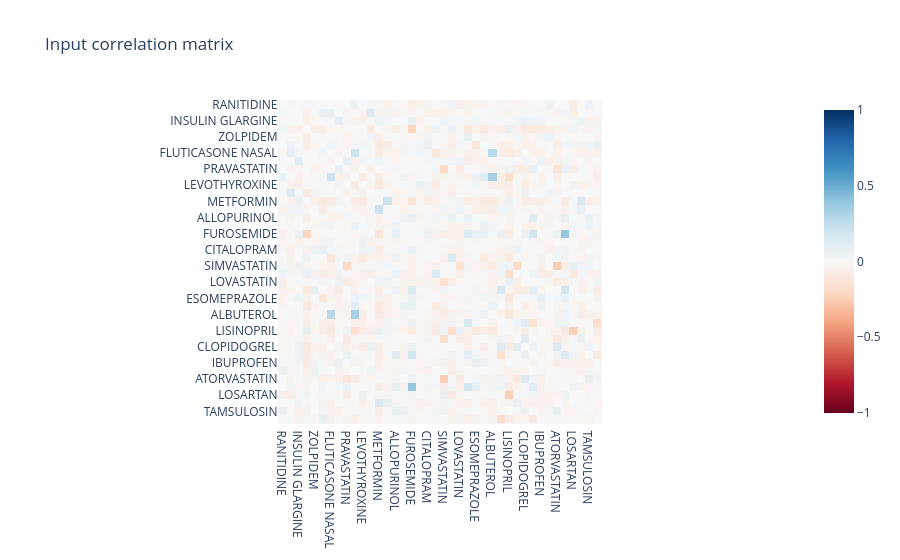
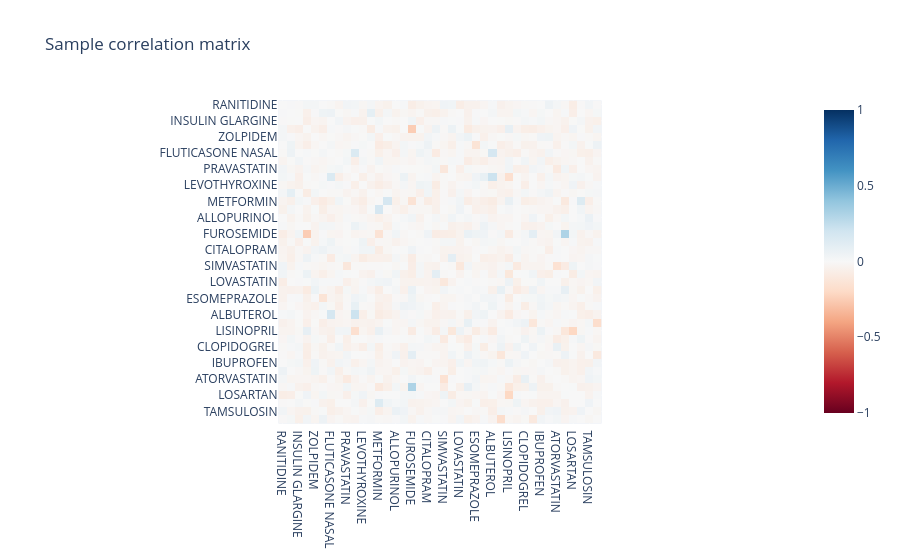
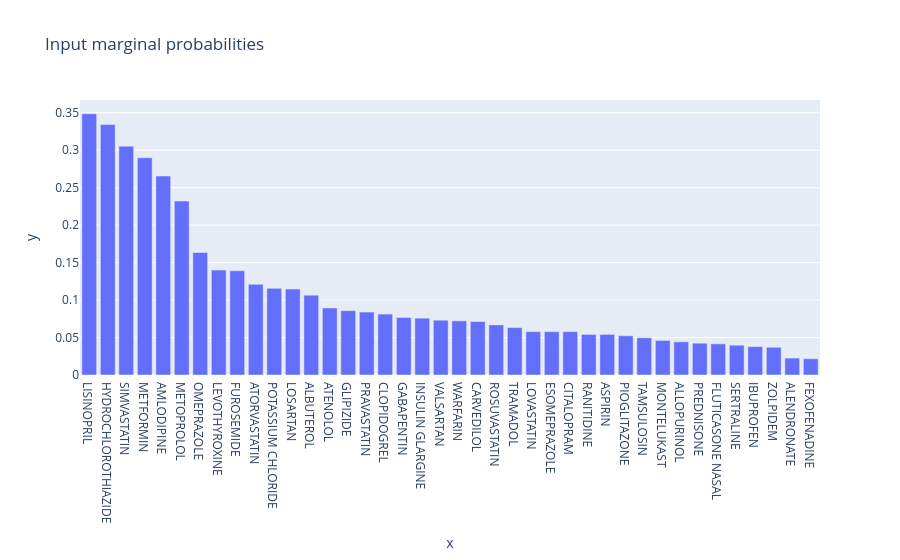
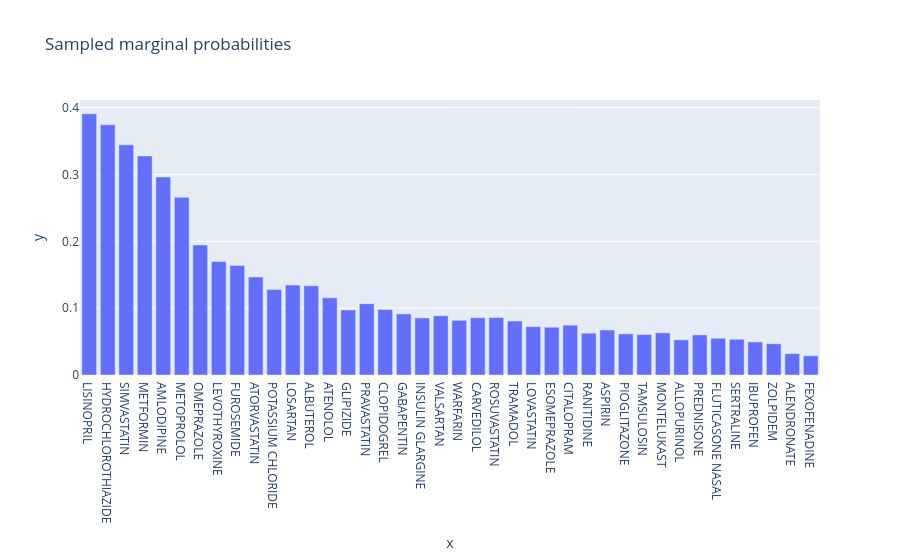

Here is the notebook cell these charts were saved with, in order:
### Code cell
sample.astype(int)

visualize(sample)

### Figure 1 — Plotly figure (JSON) as saved in the notebook; plotly's stock layout.template omitted (floating-point values rounded to 4 significant figures; data arrays with more than 128 entries replaced by an {"elided": "..."} marker saying what was removed)
{"data": [{"coloraxis": "coloraxis", "hovertemplate": "x: %{x}<br>y: %{y}<br>color: %{z}<extra></extra>", "name": "0", "type": "heatmap", "x": ["RANITIDINE", "TRAMADOL", "INSULIN GLARGINE", "HYDROCHLOROTHIAZIDE", "ZOLPIDEM", "OMEPRAZOLE", "FLUTICASONE NASAL", "ASPIRIN", "PRAVASTATIN", "MONTELUKAST", "LEVOTHYROXINE", "GABAPENTIN", "METFORMIN", "GLIPIZIDE", "ALLOPURINOL", "FEXOFENADINE", "FUROSEMIDE", "ALENDRONATE", "CITALOPRAM", "AMLODIPINE", "SIMVASTATIN", "VALSARTAN", "LOVASTATIN", "WARFARIN", "ESOMEPRAZOLE", "PREDNISONE", "ALBUTEROL", "METOPROLOL", "LISINOPRIL", "ROSUVASTATIN", "CLOPIDOGREL", "CARVEDILOL", "IBUPROFEN", "SERTRALINE", "ATORVASTATIN", "POTASSIUM CHLORIDE", "LOSARTAN", "PIOGLITAZONE", "TAMSULOSIN", "ATENOLOL"], "xaxis": "x", "y": ["RANITIDINE", "TRAMADOL", "INSULIN GLARGINE", "HYDROCHLOROTHIAZIDE", "ZOLPIDEM", "OMEPRAZOLE", "FLUTICASONE NASAL", "ASPIRIN", "PRAVASTATIN", "MONTELUKAST", "LEVOTHYROXINE", "GABAPENTIN", "METFORMIN", "GLIPIZIDE", "ALLOPURINOL", "FEXOFENADINE", "FUROSEMIDE", "ALENDRONATE", "CITALOPRAM", "AMLODIPINE", "SIMVASTATIN", "VALSARTAN", "LOVASTATIN", "WARFARIN", "ESOMEPRAZOLE", "PREDNISONE", "ALBUTEROL", "METOPROLOL", "LISINOPRIL", "ROSUVASTATIN", "CLOPIDOGREL", "CARVEDILOL", "IBUPROFEN", "SERTRALINE", "ATORVASTATIN", "POTASSIUM CHLORIDE", "LOSARTAN", "PIOGLITAZONE", "TAMSULOSIN", "ATENOLOL"], "yaxis": "y", "z": {"elided": "40x40 float values"}}], "layout": {"coloraxis": {"cmax": 1, "cmin": -1, "colorscale": [[0, "rgb(103,0,31)"], [0.1, "rgb(178,24,43)"], [0.2, "rgb(214,96,77)"], [0.3, "rgb(244,165,130)"], [0.4, "rgb(253,219,199)"], [0.5, "rgb(247,247,247)"], [0.6, "rgb(209,229,240)"], [0.7, "rgb(146,197,222)"], [0.8, "rgb(67,147,195)"], [0.9, "rgb(33,102,172)"], [1, "rgb(5,48,97)"]]}, "title": {"text": "Input correlation matrix"}, "xaxis": {"anchor": "y", "constrain": "domain", "domain": [0, 1], "scaleanchor": "y"}, "yaxis": {"anchor": "x", "autorange": "reversed", "constrain": "domain", "domain": [0, 1]}}}

### Figure 2 — Plotly figure (JSON) as saved in the notebook; plotly's stock layout.template omitted (floating-point values rounded to 4 significant figures; data arrays with more than 128 entries replaced by an {"elided": "..."} marker saying what was removed)
{"data": [{"coloraxis": "coloraxis", "hovertemplate": "x: %{x}<br>y: %{y}<br>color: %{z}<extra></extra>", "name": "0", "type": "heatmap", "x": ["RANITIDINE", "TRAMADOL", "INSULIN GLARGINE", "HYDROCHLOROTHIAZIDE", "ZOLPIDEM", "OMEPRAZOLE", "FLUTICASONE NASAL", "ASPIRIN", "PRAVASTATIN", "MONTELUKAST", "LEVOTHYROXINE", "GABAPENTIN", "METFORMIN", "GLIPIZIDE", "ALLOPURINOL", "FEXOFENADINE", "FUROSEMIDE", "ALENDRONATE", "CITALOPRAM", "AMLODIPINE", "SIMVASTATIN", "VALSARTAN", "LOVASTATIN", "WARFARIN", "ESOMEPRAZOLE", "PREDNISONE", "ALBUTEROL", "METOPROLOL", "LISINOPRIL", "ROSUVASTATIN", "CLOPIDOGREL", "CARVEDILOL", "IBUPROFEN", "SERTRALINE", "ATORVASTATIN", "POTASSIUM CHLORIDE", "LOSARTAN", "PIOGLITAZONE", "TAMSULOSIN", "ATENOLOL"], "xaxis": "x", "y": ["RANITIDINE", "TRAMADOL", "INSULIN GLARGINE", "HYDROCHLOROTHIAZIDE", "ZOLPIDEM", "OMEPRAZOLE", "FLUTICASONE NASAL", "ASPIRIN", "PRAVASTATIN", "MONTELUKAST", "LEVOTHYROXINE", "GABAPENTIN", "METFORMIN", "GLIPIZIDE", "ALLOPURINOL", "FEXOFENADINE", "FUROSEMIDE", "ALENDRONATE", "CITALOPRAM", "AMLODIPINE", "SIMVASTATIN", "VALSARTAN", "LOVASTATIN", "WARFARIN", "ESOMEPRAZOLE", "PREDNISONE", "ALBUTEROL", "METOPROLOL", "LISINOPRIL", "ROSUVASTATIN", "CLOPIDOGREL", "CARVEDILOL", "IBUPROFEN", "SERTRALINE", "ATORVASTATIN", "POTASSIUM CHLORIDE", "LOSARTAN", "PIOGLITAZONE", "TAMSULOSIN", "ATENOLOL"], "yaxis": "y", "z": {"elided": "40x40 float values"}}], "layout": {"coloraxis": {"cmax": 1, "cmin": -1, "colorscale": [[0, "rgb(103,0,31)"], [0.1, "rgb(178,24,43)"], [0.2, "rgb(214,96,77)"], [0.3, "rgb(244,165,130)"], [0.4, "rgb(253,219,199)"], [0.5, "rgb(247,247,247)"], [0.6, "rgb(209,229,240)"], [0.7, "rgb(146,197,222)"], [0.8, "rgb(67,147,195)"], [0.9, "rgb(33,102,172)"], [1, "rgb(5,48,97)"]]}, "title": {"text": "Sample correlation matrix"}, "xaxis": {"anchor": "y", "constrain": "domain", "domain": [0, 1], "scaleanchor": "y"}, "yaxis": {"anchor": "x", "autorange": "reversed", "constrain": "domain", "domain": [0, 1]}}}

### Figure 3 — Plotly figure (JSON) as saved in the notebook; plotly's stock layout.template omitted (floating-point values rounded to 4 significant figures)
{"data": [{"hovertemplate": "x=%{x}<br>y=%{y}<extra></extra>", "legendgroup": "", "marker": {"color": "#636efa", "pattern": {"shape": ""}}, "name": "", "orientation": "v", "showlegend": false, "textposition": "auto", "type": "bar", "x": ["LISINOPRIL", "HYDROCHLOROTHIAZIDE", "SIMVASTATIN", "METFORMIN", "AMLODIPINE", "METOPROLOL", "OMEPRAZOLE", "LEVOTHYROXINE", "FUROSEMIDE", "ATORVASTATIN", "POTASSIUM CHLORIDE", "LOSARTAN", "ALBUTEROL", "ATENOLOL", "GLIPIZIDE", "PRAVASTATIN", "CLOPIDOGREL", "GABAPENTIN", "INSULIN GLARGINE", "VALSARTAN", "WARFARIN", "CARVEDILOL", "ROSUVASTATIN", "TRAMADOL", "LOVASTATIN", "ESOMEPRAZOLE", "CITALOPRAM", "RANITIDINE", "ASPIRIN", "PIOGLITAZONE", "TAMSULOSIN", "MONTELUKAST", "ALLOPURINOL", "PREDNISONE", "FLUTICASONE NASAL", "SERTRALINE", "IBUPROFEN", "ZOLPIDEM", "ALENDRONATE", "FEXOFENADINE"], "xaxis": "x", "y": [0.3487, 0.3342, 0.3053, 0.29, 0.2656, 0.2322, 0.1635, 0.14, 0.1391, 0.121, 0.1156, 0.1147, 0.1066, 0.08943, 0.08582, 0.08401, 0.0813, 0.07678, 0.07588, 0.07317, 0.07227, 0.07136, 0.06685, 0.06323, 0.05781, 0.05781, 0.05781, 0.0542, 0.0542, 0.05239, 0.04968, 0.04607, 0.04426, 0.04246, 0.04155, 0.03975, 0.03794, 0.03704, 0.02258, 0.02168], "yaxis": "y"}], "layout": {"barmode": "relative", "legend": {"tracegroupgap": 0}, "title": {"text": "Input marginal probabilities"}, "xaxis": {"anchor": "y", "domain": [0, 1], "title": {"text": "x"}}, "yaxis": {"anchor": "x", "domain": [0, 1], "title": {"text": "y"}}}}

### Figure 4 — Plotly figure (JSON) as saved in the notebook; plotly's stock layout.template omitted (floating-point values rounded to 4 significant figures)
{"data": [{"hovertemplate": "x=%{x}<br>y=%{y}<extra></extra>", "legendgroup": "", "marker": {"color": "#636efa", "pattern": {"shape": ""}}, "name": "", "orientation": "v", "showlegend": false, "textposition": "auto", "type": "bar", "x": ["LISINOPRIL", "HYDROCHLOROTHIAZIDE", "SIMVASTATIN", "METFORMIN", "AMLODIPINE", "METOPROLOL", "OMEPRAZOLE", "LEVOTHYROXINE", "FUROSEMIDE", "ATORVASTATIN", "POTASSIUM CHLORIDE", "LOSARTAN", "ALBUTEROL", "ATENOLOL", "GLIPIZIDE", "PRAVASTATIN", "CLOPIDOGREL", "GABAPENTIN", "INSULIN GLARGINE", "VALSARTAN", "WARFARIN", "CARVEDILOL", "ROSUVASTATIN", "TRAMADOL", "LOVASTATIN", "ESOMEPRAZOLE", "CITALOPRAM", "RANITIDINE", "ASPIRIN", "PIOGLITAZONE", "TAMSULOSIN", "MONTELUKAST", "ALLOPURINOL", "PREDNISONE", "FLUTICASONE NASAL", "SERTRALINE", "IBUPROFEN", "ZOLPIDEM", "ALENDRONATE", "FEXOFENADINE"], "xaxis": "x", "y": [0.3909, 0.3744, 0.3444, 0.3278, 0.2964, 0.2658, 0.1946, 0.17, 0.1638, 0.1467, 0.1278, 0.1347, 0.1335, 0.1155, 0.09728, 0.1067, 0.09793, 0.09141, 0.08547, 0.0887, 0.08184, 0.0857, 0.08608, 0.08077, 0.0724, 0.07156, 0.07456, 0.06258, 0.06746, 0.06156, 0.0605, 0.06316, 0.05256, 0.06001, 0.05508, 0.0535, 0.0495, 0.04671, 0.03201, 0.0288], "yaxis": "y"}], "layout": {"barmode": "relative", "legend": {"tracegroupgap": 0}, "title": {"text": "Sampled marginal probabilities"}, "xaxis": {"anchor": "y", "categoryarray": ["LISINOPRIL", "HYDROCHLOROTHIAZIDE", "SIMVASTATIN", "METFORMIN", "AMLODIPINE", "METOPROLOL", "OMEPRAZOLE", "LEVOTHYROXINE", "FUROSEMIDE", "ATORVASTATIN", "POTASSIUM CHLORIDE", "LOSARTAN", "ALBUTEROL", "ATENOLOL", "GLIPIZIDE", "PRAVASTATIN", "CLOPIDOGREL", "GABAPENTIN", "INSULIN GLARGINE", "VALSARTAN", "WARFARIN", "CARVEDILOL", "ROSUVASTATIN", "TRAMADOL", "LOVASTATIN", "ESOMEPRAZOLE", "CITALOPRAM", "RANITIDINE", "ASPIRIN", "PIOGLITAZONE", "TAMSULOSIN", "MONTELUKAST", "ALLOPURINOL", "PREDNISONE", "FLUTICASONE NASAL", "SERTRALINE", "IBUPROFEN", "ZOLPIDEM", "ALENDRONATE", "FEXOFENADINE"], "categoryorder": "array", "domain": [0, 1], "title": {"text": "x"}}, "yaxis": {"anchor": "x", "domain": [0, 1], "title": {"text": "y"}}}}
